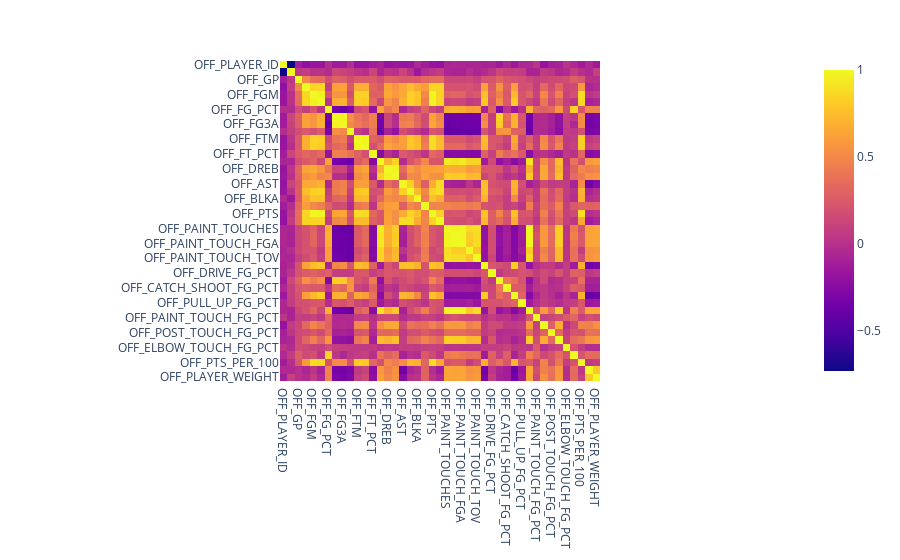
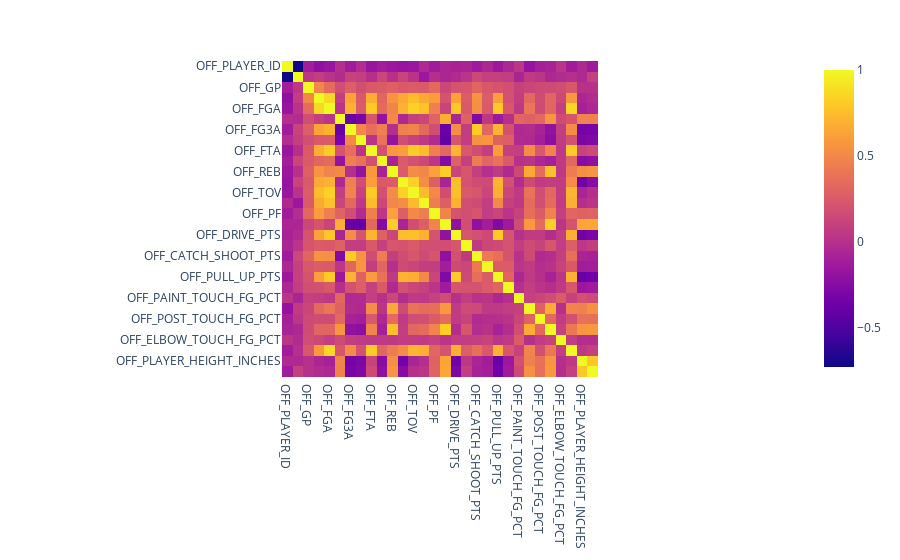

The cell these charts' notebook holds for them, in order:
### Markdown cell above
# Examine Input Correlation

Find correlation between inputs and remove redundant ones

### Code cell
off_stats = inputs.filter(regex='^OFF').copy()

# Display correlation matrix
fig = px.imshow(off_stats.corr())
fig.show()

# Drop columns with correlation > 0.9
off_cols = ['OFF_FGM', 'OFF_EFF_FG_PCT', 'OFF_OREB', 'OFF_PAINT_TOUCH_FGA', 'OFF_PAINT_TOUCH_FGM', 'OFF_PAINT_TOUCH_TOV', 'OFF_PAINT_TOUCH_PASSES', 'OFF_PAINT_TOUCH_PTS', 'OFF_FG3M', 'OFF_FTM', 'OFF_PTS', 'OFF_DREB', 'OFF_TOUCHES']
off_stats.drop(columns=off_cols, inplace=True)
fig = px.imshow(off_stats.corr())
fig.show()

print('Columns before removal: ' + str(len(off_cols) + len(off_stats.columns)))
print('Columns after removal: ' + str(len(off_stats.columns)))

### Figure 1 — Plotly figure (JSON) as saved in the notebook; plotly's stock layout.template omitted (floating-point values rounded to 4 significant figures; data arrays with more than 128 entries replaced by an {"elided": "..."} marker saying what was removed)
{"data": [{"coloraxis": "coloraxis", "hovertemplate": "x: %{x}<br>y: %{y}<br>color: %{z}<extra></extra>", "name": "0", "type": "heatmap", "x": ["OFF_PLAYER_ID", "OFF_AGE", "OFF_GP", "OFF_MIN", "OFF_FGM", "OFF_FGA", "OFF_FG_PCT", "OFF_FG3M", "OFF_FG3A", "OFF_FG3_PCT", "OFF_FTM", "OFF_FTA", "OFF_FT_PCT", "OFF_OREB", "OFF_DREB", "OFF_REB", "OFF_AST", "OFF_TOV", "OFF_BLKA", "OFF_PF", "OFF_PTS", "OFF_TOUCHES", "OFF_PAINT_TOUCHES", "OFF_PAINT_TOUCH_FGM", "OFF_PAINT_TOUCH_FGA", "OFF_PAINT_TOUCH_PASSES", "OFF_PAINT_TOUCH_TOV", "OFF_DRIVE_PTS", "OFF_DRIVE_FG_PCT", "OFF_CATCH_SHOOT_PTS", "OFF_CATCH_SHOOT_FG_PCT", "OFF_PULL_UP_PTS", "OFF_PULL_UP_FG_PCT", "OFF_PAINT_TOUCH_PTS", "OFF_PAINT_TOUCH_FG_PCT", "OFF_POST_TOUCH_PTS", "OFF_POST_TOUCH_FG_PCT", "OFF_ELBOW_TOUCH_PTS", "OFF_ELBOW_TOUCH_FG_PCT", "OFF_EFF_FG_PCT", "OFF_PTS_PER_100", "OFF_PLAYER_HEIGHT_INCHES", "OFF_PLAYER_WEIGHT"], "xaxis": "x", "y": ["OFF_PLAYER_ID", "OFF_AGE", "OFF_GP", "OFF_MIN", "OFF_FGM", "OFF_FGA", "OFF_FG_PCT", "OFF_FG3M", "OFF_FG3A", "OFF_FG3_PCT", "OFF_FTM", "OFF_FTA", "OFF_FT_PCT", "OFF_OREB", "OFF_DREB", "OFF_REB", "OFF_AST", "OFF_TOV", "OFF_BLKA", "OFF_PF", "OFF_PTS", "OFF_TOUCHES", "OFF_PAINT_TOUCHES", "OFF_PAINT_TOUCH_FGM", "OFF_PAINT_TOUCH_FGA", "OFF_PAINT_TOUCH_PASSES", "OFF_PAINT_TOUCH_TOV", "OFF_DRIVE_PTS", "OFF_DRIVE_FG_PCT", "OFF_CATCH_SHOOT_PTS", "OFF_CATCH_SHOOT_FG_PCT", "OFF_PULL_UP_PTS", "OFF_PULL_UP_FG_PCT", "OFF_PAINT_TOUCH_PTS", "OFF_PAINT_TOUCH_FG_PCT", "OFF_POST_TOUCH_PTS", "OFF_POST_TOUCH_FG_PCT", "OFF_ELBOW_TOUCH_PTS", "OFF_ELBOW_TOUCH_FG_PCT", "OFF_EFF_FG_PCT", "OFF_PTS_PER_100", "OFF_PLAYER_HEIGHT_INCHES", "OFF_PLAYER_WEIGHT"], "yaxis": "y", "z": {"elided": "43x43 float values"}}], "layout": {"coloraxis": {"colorscale": [[0, "#0d0887"], [0.1111, "#46039f"], [0.2222, "#7201a8"], [0.3333, "#9c179e"], [0.4444, "#bd3786"], [0.5556, "#d8576b"], [0.6667, "#ed7953"], [0.7778, "#fb9f3a"], [0.8889, "#fdca26"], [1, "#f0f921"]]}, "margin": {"t": 60}, "xaxis": {"anchor": "y", "constrain": "domain", "domain": [0, 1], "scaleanchor": "y"}, "yaxis": {"anchor": "x", "autorange": "reversed", "constrain": "domain", "domain": [0, 1]}}}

### Figure 2 — Plotly figure (JSON) as saved in the notebook; plotly's stock layout.template omitted (floating-point values rounded to 4 significant figures; data arrays with more than 128 entries replaced by an {"elided": "..."} marker saying what was removed)
{"data": [{"coloraxis": "coloraxis", "hovertemplate": "x: %{x}<br>y: %{y}<br>color: %{z}<extra></extra>", "name": "0", "type": "heatmap", "x": ["OFF_PLAYER_ID", "OFF_AGE", "OFF_GP", "OFF_MIN", "OFF_FGA", "OFF_FG_PCT", "OFF_FG3A", "OFF_FG3_PCT", "OFF_FTA", "OFF_FT_PCT", "OFF_REB", "OFF_AST", "OFF_TOV", "OFF_BLKA", "OFF_PF", "OFF_PAINT_TOUCHES", "OFF_DRIVE_PTS", "OFF_DRIVE_FG_PCT", "OFF_CATCH_SHOOT_PTS", "OFF_CATCH_SHOOT_FG_PCT", "OFF_PULL_UP_PTS", "OFF_PULL_UP_FG_PCT", "OFF_PAINT_TOUCH_FG_PCT", "OFF_POST_TOUCH_PTS", "OFF_POST_TOUCH_FG_PCT", "OFF_ELBOW_TOUCH_PTS", "OFF_ELBOW_TOUCH_FG_PCT", "OFF_PTS_PER_100", "OFF_PLAYER_HEIGHT_INCHES", "OFF_PLAYER_WEIGHT"], "xaxis": "x", "y": ["OFF_PLAYER_ID", "OFF_AGE", "OFF_GP", "OFF_MIN", "OFF_FGA", "OFF_FG_PCT", "OFF_FG3A", "OFF_FG3_PCT", "OFF_FTA", "OFF_FT_PCT", "OFF_REB", "OFF_AST", "OFF_TOV", "OFF_BLKA", "OFF_PF", "OFF_PAINT_TOUCHES", "OFF_DRIVE_PTS", "OFF_DRIVE_FG_PCT", "OFF_CATCH_SHOOT_PTS", "OFF_CATCH_SHOOT_FG_PCT", "OFF_PULL_UP_PTS", "OFF_PULL_UP_FG_PCT", "OFF_PAINT_TOUCH_FG_PCT", "OFF_POST_TOUCH_PTS", "OFF_POST_TOUCH_FG_PCT", "OFF_ELBOW_TOUCH_PTS", "OFF_ELBOW_TOUCH_FG_PCT", "OFF_PTS_PER_100", "OFF_PLAYER_HEIGHT_INCHES", "OFF_PLAYER_WEIGHT"], "yaxis": "y", "z": {"elided": "30x30 float values"}}], "layout": {"coloraxis": {"colorscale": [[0, "#0d0887"], [0.1111, "#46039f"], [0.2222, "#7201a8"], [0.3333, "#9c179e"], [0.4444, "#bd3786"], [0.5556, "#d8576b"], [0.6667, "#ed7953"], [0.7778, "#fb9f3a"], [0.8889, "#fdca26"], [1, "#f0f921"]]}, "margin": {"t": 60}, "xaxis": {"anchor": "y", "constrain": "domain", "domain": [0, 1], "scaleanchor": "y"}, "yaxis": {"anchor": "x", "autorange": "reversed", "constrain": "domain", "domain": [0, 1]}}}
